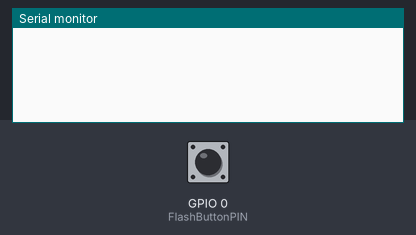
This sketch was run on a simulated ESP32. Shown: the last lines printed to the serial monitor. Inputs (shaded band) come from the test bench; at power-on: GPIO 0 (FlashButtonPIN) HIGH.

Above: at 1.2 s.
1.3 s: GPIO 0 (FlashButtonPIN) pulled LOW for 0.15 s
At 1.7 s:
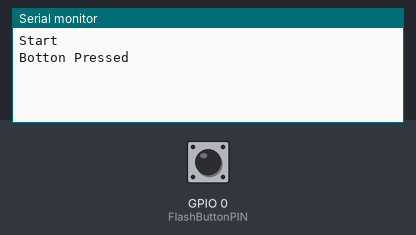
2.9 s: GPIO 0 (FlashButtonPIN) pulled LOW for 1 s
At 4.2 s:
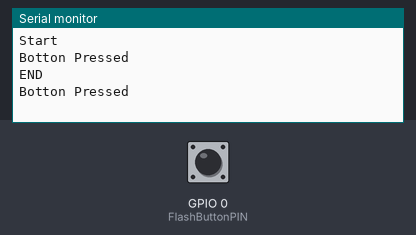

Measured:
- after the input at 1.3 s, the serial monitor: prints a new line at once (image 1)
- after the input at 2.9 s, the serial monitor: prints a new line at once (image 2)

The sketch:

interup_nodemcu_esp8266.ino
```cpp
#define FlashButtonPIN 0
int x;
void IRAM_ATTR handleInterrupt() {
  x++;
  if(x==1){Serial.println("Start");}
  if(x==2){Serial.println("END");x=0;}
  Serial.println("Botton Pressed");
}

void setup() {
  Serial.begin(115200);
  Serial.println();
  x=0;
  pinMode(FlashButtonPIN, INPUT_PULLUP);
  attachInterrupt(digitalPinToInterrupt(FlashButtonPIN), handleInterrupt, FALLING);
}

void loop() {
}
```
